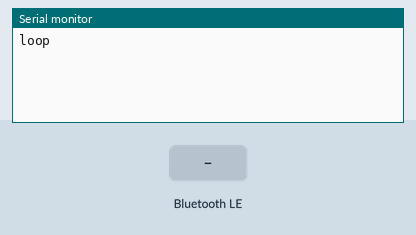
Simulated run of this sketch. Board: ESP32. On the bench: the last lines printed to the serial monitor. The test bench sets the inputs (shaded band). Nothing arrives over Bluetooth unless stated; a phone connects over Bluetooth LE 3 s after start.

Above: at 1.2 s.
1.3 s: Bluetooth LE write "1" received
At 1.9 s:
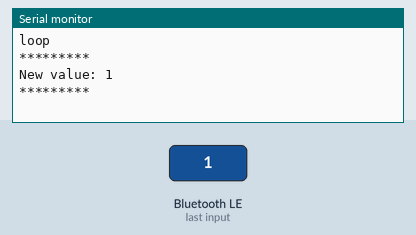
2.8 s: Bluetooth LE write "0" received
At 3.8 s:
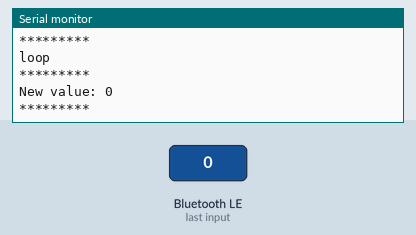
4.3 s: Bluetooth LE write "2" received
At 5.0 s:
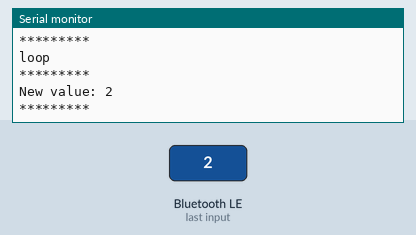

The sketch:

ble.ino
```cpp
#include <BLEDevice.h>
#include <BLEUtils.h>
#include <BLEServer.h>
#include <BLE2902.h>

// See the following for generating UUIDs:
// https://www.uuidgenerator.net/

#define SERVICE_UUID "4fafc201-1fb5-459e-8fcc-c5c9c331914b"
#define CHARACTERISTIC_UUID "beb5483e-36e1-4688-b7f5-ea07361b26a8"
#define CHARACTERISTIC_UUID_VERSION "6c0b4ffd-ef1f-4265-a4d8-521ee53d3864"

BLECharacteristic *pVersionCharacteristic;

class MyWriteCallbacks: public BLECharacteristicCallbacks {
    void onWrite(BLECharacteristic *pCharacteristic) {
      std::string value = pCharacteristic->getValue();

      if (value.length() > 0) {
        Serial.println("*********");
        Serial.print("New value: ");
        for (int i = 0; i < value.length(); i++)
          Serial.print(value[i]);

        Serial.println();
        Serial.println("*********");
      }
    }
};

void setup() {
  Serial.begin(115200);

  BLEDevice::init("ESP32");
  BLEServer *pServer = BLEDevice::createServer();

  BLEService *pService = pServer->createService(SERVICE_UUID);

  BLECharacteristic *pCharacteristic = pService->createCharacteristic(
                                         CHARACTERISTIC_UUID,
                                         BLECharacteristic::PROPERTY_WRITE
                                       );

  pCharacteristic->setCallbacks(new MyWriteCallbacks());

  pVersionCharacteristic = pService->createCharacteristic(CHARACTERISTIC_UUID_VERSION,BLECharacteristic::PROPERTY_NOTIFY);
  pVersionCharacteristic->addDescriptor(new BLE2902());

  pVersionCharacteristic->setValue("begin\n");

  pService->start();

  BLEAdvertising *pAdvertising = pServer->getAdvertising();
  pAdvertising->addServiceUUID(SERVICE_UUID);
  pAdvertising->start();
}

void loop() {
  // put your main code here, to run repeatedly:
  Serial.println("loop");
  delay(2000);
  pVersionCharacteristic->setValue("loop\n");
  pVersionCharacteristic->notify();
}
```

Measured:
- after the input at 1.3 s, the serial monitor: prints a new line after 0.05 s (image 1)
- after the input at 2.8 s, the serial monitor: prints a new line after 0.05 s (image 2)
- after the input at 4.3 s, the serial monitor: prints a new line after 0.05 s (image 3)
